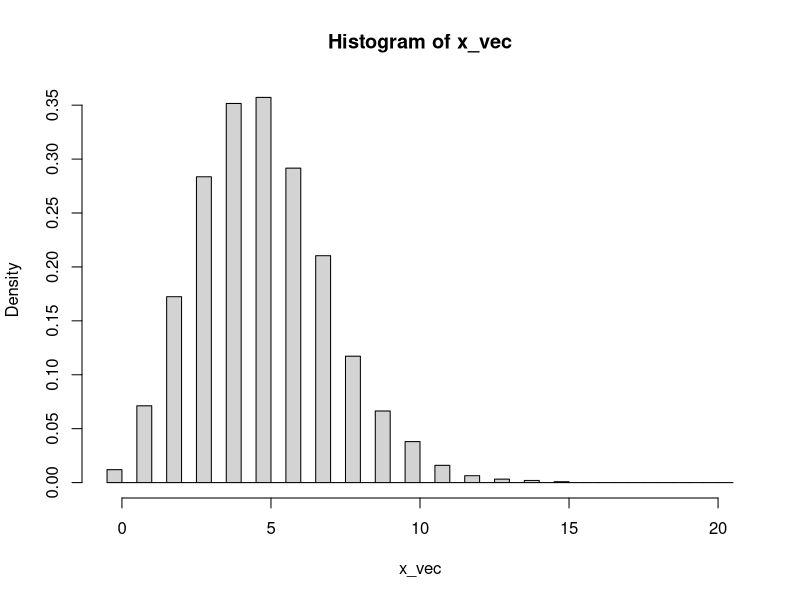

Write the R code that produced this figure.
## Question 1: Inverse method for Poisson Distribution

# Samples from Poisson Distribution
m = 5000 # sample size
lam = 5 # lambda in Poisson
x = 0:20
prob_cumsum = ppois(x, lambda=lam) # cumulative sum of probability masses
u_vec = runif(m) # uniform samples
x_vec = NULL # Poisson samples

for (i in 1:m) {
  x_vec = c(x_vec, min(which(prob_cumsum>=u_vec[i]))-1)
}

hist(x_vec, breaks = seq(-0.5, 20.5, by = 0.5), freq = FALSE) # histogram


## Question 2: Accept-Reject method for truncated Gamma Distribution

# Samples from truncated Gamma Distribution
m = 5000 # sample size
pgam = (1-pgamma(5, shape = 1/2, rate = 1)) * gamma(1/2)
M = 5^0.5 * exp(-5) / pgam # constant M
cnt = 0 # acceptance counter
ratio = function(y){y^(-0.5) / 5^0.5}
x_vec = NULL
for (i in 1:m){
  y = rexp(1, 1) + 5
  u = runif(1)
  if(u <= ratio(y)){
    x_vec = c(x_vec, y)
    cnt = cnt + 1
  }
}
#hist(x_vec, breaks=10, freq=FALSE)
acceptance_prob = cnt / m


## Question 3: integral estimation

# 1. Use 5000 samples from Q2
sum_cos = sum(cos(x_vec))
integral = pgam/length(x_vec) * sum_cos

# 2. Use importance sampling
m = 5000
x = rexp(m, 1) + 5 # generate samples from g(x)
integral = exp(-5)* sum(cos(x) * x^(-0.5)) /m









